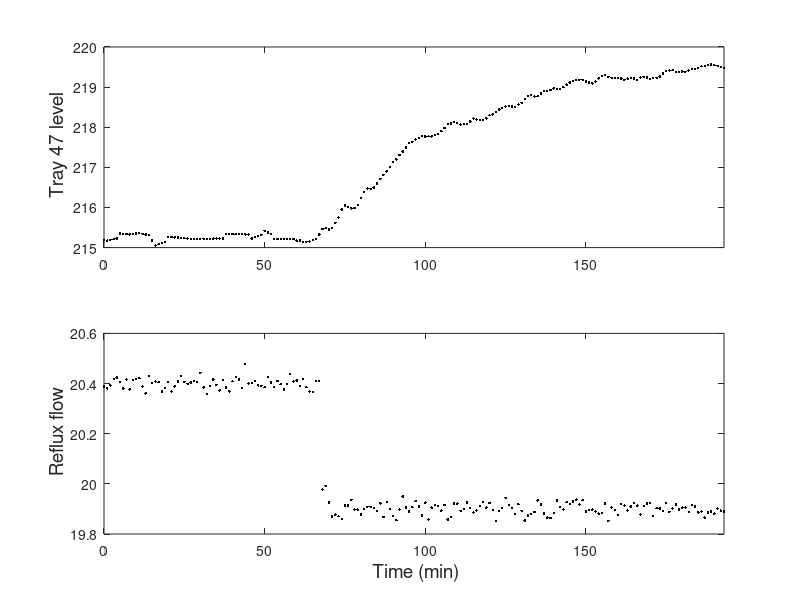

MATLAB code for this plot: (Note: this script raises an error after producing the figure.)
%  -------------------------------------------------------------
%            Analyses of the Corpus Christi refinery data
%  -------------------------------------------------------------

%  input the data

load data/dat/refinery.dat

t = refinery(:,1);  %  observation time
u = refinery(:,2);  %  reflux flow
x = refinery(:,3);  %  tray 47 level

%  plot data

subplot(2,1,1)
plot(t, x, 'k.')
ylabel('\fontsize{19} Tray 47 level')
axis([0,193,215,220])

subplot(2,1,2)
plot(t, u, 'k.')
xlabel('\fontsize{19} Time (min)')
ylabel('\fontsize{19} Reflux flow')
axis([0,193,19.8,20.6])

print -dps2 'c:\MyFiles\fdabook\revision\figs.dir\refinerydata.ps'

% center the data

u = u - mean(u(1:60));
x = x - mean(x(1:60));


n = length(t);

range = [t(1), t(n)];
tval = t;
delta = 1/(n-1);
trng = [t(1), t(n)];

tbreak = t(67);

%  set up basis for input variable

norder = 1;
nubasis = 2;
ubreaks = [trng(1), tbreak, trng(2)];
ubasis = create_bspline_basis(trng, nubasis, norder, ubreaks);

ufd = data2fd(u, tval, ubasis);

%  set up basis for the output variable
%  put three coincident knots at tbreak

norder  =  4;
xknots  = [linspace(0, tbreak, 3), tbreak, linspace(tbreak, trng(2), 5)];
nxbasis = length(xknots) + norder - 2;
xbasis  = create_bspline_basis(trng, nxbasis, norder, xknots);

xfd = data2fd(x, tval, xbasis);
xvec = eval_fd(tval, xfd);

%  plot the data with fits

%  output only with knot locations

ahdl = axes('Box', 'on', 'FontSize', 13);
set(ahdl, 'Xlim', [0,193]);
set(ahdl, 'Ylim', [215,220]);
set(ahdl, 'Xtick', 0:50:150);
set(ahdl, 'Ytick', 216:2:220);
ylabel('Tray 47 level', 'FontSize', 16);
lhdl = line(tval, xvec);
set(lhdl, 'LineWidth', 2, 'color', 'k')
lhdl = line(tval, x);
set(lhdl, 'LineStyle', 'none', 'Marker', '.', 'color', 'k')
for i=2:length(xknots)-1
    lhdl = line([xknots(i),xknots(i)], [215,220]);
    set(lhdl, 'LineWidth', 1, 'LineStyle', '--', 'color', 'k')
end

print -dps2 'c:/MyFiles/fdabook/revision/figs.dir/refinery.ps'

